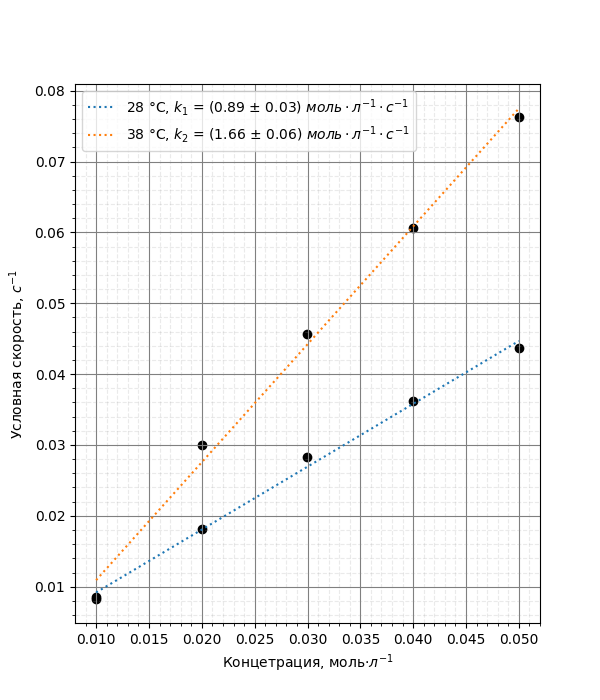

Recreate this plot in Python.
import numpy as np
import matplotlib.pyplot as plt
import math
import statistics as st
C = np.array([x*0.01 for x in range(1, 6)])
tau1 = np.array([120, 55, 35.4, 27.6, 22.9])
tau2 = np.array([118, 33.4, 21.9, 16.5, 13.1])
v1 = np.array([1/x for x in tau1])
v2 = np.array([1/x for x in tau2])
fig, ax = plt.subplots(figsize=(6, 7))
ax.set_xlabel('Концетрация, моль$\\cdot л^{-1}$')
ax.set_ylabel('Условная скорость, $c^{-1}$')
# ax.legend()
plt.grid(True, which='major', color='grey', linestyle='-')
plt.grid(True, which='minor', color='#999999', linestyle='dashed', alpha=0.2)
plt.minorticks_on()
ax.scatter(C, v1, c='black')
ax.scatter(C, v2, c='black')
coefs1 = np.polyfit(C, v1, 1)
coefs2 = np.polyfit(C, v2, 1)
p1 = np.poly1d(coefs1)
p2 = np.poly1d(coefs2)
k1 = coefs1[0]
k2 = coefs2[0]
sigma_k1 = 1 / math.sqrt(4) * math.sqrt(
        abs((st.mean(v1 ** 2) - (st.mean(v1)) ** 2) / (st.mean(C ** 2) - (st.mean(C)) ** 2) - k1 ** 2))
sigma_k2 = 1 / math.sqrt(4) * math.sqrt(
        abs((st.mean(v2 ** 2) - (st.mean(v2)) ** 2) / (st.mean(C ** 2) - (st.mean(C)) ** 2) - k2 ** 2))
ax.plot(C, p1(C), linestyle=':', label="28 $\\degree$C, $k_1$ = " + '(' + str(round(k1, 2)) + ' ' + u"\u00B1" + ' ' + str(round(sigma_k1, 2)) + ') ' + '$моль \\cdot л^{-1} \\cdot c^{-1}$')
ax.plot(C, p2(C), linestyle=':', label="38 $\\degree$C, $k_2$ = " + '(' + str(round(k2, 2)) + ' ' + u"\u00B1" + ' ' + str(round(sigma_k2, 2)) + ') ' + '$моль \\cdot л^{-1} \\cdot c^{-1}$')
ax.legend()
sigma = k2/k1 * math.sqrt((sigma_k1/k1)**2 + (sigma_k2/k2)**2)
print(k1, k2, k2/k1, sigma)
print(v1, v2)
plt.savefig('2.png')
T1 = 28 + 273
T2 = 38 + 273
R = 8.314
Ea = math.log(k2/k1) * R * T1 * T2 /(T2 - T1)
print(Ea, Ea * sigma/(k2/k1))
a1 = math.exp(-Ea/(R*T1))
a2 = math.exp(-Ea/(R*T2))
print(a1)
print(a2)
print(k1 / a1)
print(k2 / a2)
fig, ax = plt.subplots()
lnC = [math.log(x) for x in C]
ax.plot(lnC, tau1)
ax.plot(lnC, tau2)

fig, ax = plt.subplots()
lnC = [1/x for x in C]
ax.plot(lnC, tau1)
ax.plot(lnC, tau2)

fig, ax = plt.subplots()
lnC = [1/x**2 for x in C]
ax.plot(lnC, tau1)
ax.plot(lnC, tau2)

plt.show()
